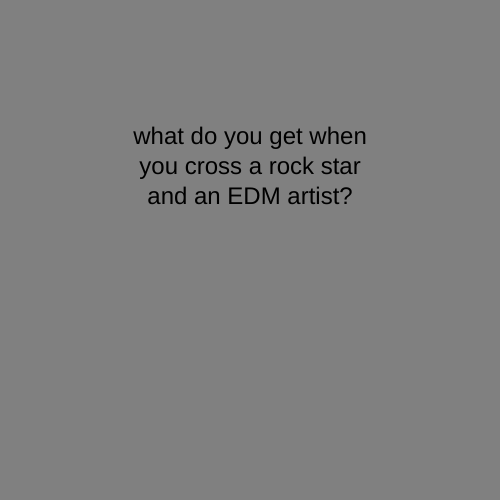
Frame 1 (no input)
Frame 60 (no input): identical to frame 1, image omitted
Frame 120 (the mouse pressed at the canvas centre since frame 60): identical to frame 1, image omitted

The p5.js sketch that drew this single still picture (run headless with seeded random() and noise() and a simulated clock; from frame 60 on, the mouse is pressed at the canvas centre):

// p5.js sketch
// ── sketch.js
let state = 0 ;
let timer = 0 ;

function setup() {
  createCanvas(500, 500);
  textSize(24);
  textAlign(CENTER);
  rectMode(CENTER);
}

function draw() {
  background("red");
  
  
  switch(state) {
    case 0: 
    background('grey');
    text('what do you get when you cross a rock star and an EDM artist?', width/2, height/2, width/2, height/2);
      break ;
    case 1:
      text('B4cks1ash/', width/2, height/2, 250, 250);
      break ;
  }

  timer++ ;
  if (timer > 4 * 60) {
    timer = 0;
    state++ ;
  }
}

function mouseReleased() {
  state++ ;
  if (state > 1) state = 0;
}
